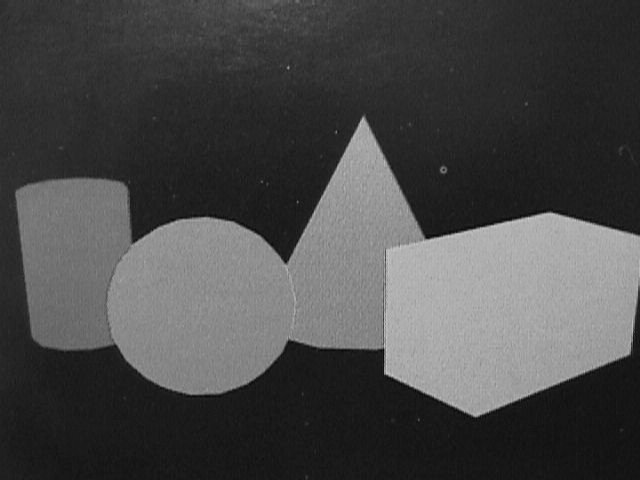
#> input picture figuras.BMP, 640 x 480 px, found by its file name
$ python Operaciones_pixel_local.py
#> lines starting #> are read from the running program, lines starting #| are printed output that depends on the picture; after the words box and inside, x2 and y2 are one past the last pixel; in counts of white or black regions, pixels touching at a corner belong together
# -*- coding: utf-8 -*-
"""
Operaciones a nivel pixel - Versión Local
"""

import cv2
import matplotlib.pyplot as plt
import numpy as np
import os

# ==========================================
# CONFIGURACIÓN DE LA IMAGEN
# ==========================================
# Cambia esto por la ruta de tu imagen o pon la imagen en la misma carpeta que este script
nombre_imagen = r'C:\Fundamentos-de-Procesamiento-Digital-de-Imagenes\figuras.BMP'
# Popi_fachero.jpg
# Verificamos si existe el archivo antes de intentar leerlo
if not os.path.exists(nombre_imagen):
    print(f"ERROR CRÍTICO: No se encuentra el archivo '{nombre_imagen}' en la ruta actual.")
    print(f"Ruta actual de trabajo: {os.getcwd()}")
    exit()

# ==========================================
# 1. LECTURA Y VISUALIZACIÓN INICIAL
# ==========================================

# Leer la imagen (OpenCV lee en BGR)
popi_fachero = cv2.imread(nombre_imagen)
#> popi_fachero is the input picture: shape (480, 640, 3); min 7, max 205, mean 73

if popi_fachero is None:
    print("Error: No se pudo cargar la imagen. El formato podría ser incorrecto.")
    exit()

# Convertir de BGR a RGB para mostrarla correctamente
popi_fachero_rgb = cv2.cvtColor(popi_fachero, cv2.COLOR_BGR2RGB)

# Mostrar la imagen original
plt.figure(figsize=(8, 6))
plt.imshow(popi_fachero_rgb)
plt.title('Imagen Original')
plt.axis('off')
plt.show()

# Convertir a escala de grises
popi_fachero_grises = cv2.cvtColor(popi_fachero_rgb, cv2.COLOR_BGR2GRAY)

plt.figure(figsize=(8, 6))
plt.imshow(popi_fachero_grises, cmap='gray')
plt.title('Imagen en Grises')
plt.axis('off')
plt.show()

# ==========================================
# 2. HISTOGRAMA
# ==========================================

# Definimos la función de histograma artesanal aquí para usarla más adelante
def histo_artesanal(imagen):
    # Aseguramos que sea array de numpy para .max() y .min()

    imagen = np.array(imagen)
    max_val = imagen.max()
#> max_val = 205
    min_val = imagen.min()
#> min_val = 7
    # Creamos arreglo de ceros (usualmente 256 espacios para 0-255)
    histograma = [0] * 256

    for fila in imagen:
        for pixel in fila:
            histograma[pixel] += 1
#> after the loop, histograma = 256 values, max 9941 at index 25, min 0 at index 0, mean 1200
    return np.array(histograma)

# Cálculo del histograma
histograma = histo_artesanal(popi_fachero_grises)

# Cálculo con OpenCV para comparar
hist_cv2 = cv2.calcHist([popi_fachero_grises], [0], None, [256], [0, 256])
#> hist_cv2 has the same summary as histograma in histo_artesanal

plt.figure(figsize=(10, 5))
plt.bar(range(len(histograma)), histograma, color='r', alpha=0.5, label='Manual')
plt.plot(hist_cv2, color='g', label='OpenCV')
plt.title('Comparación de Histogramas')
plt.xlabel('Intensidad')
plt.ylabel('Frecuencia')
plt.legend()
plt.grid(True, linestyle='--', alpha=0.3)
plt.show()
#> figure, not shown here; tallest bar 9941 high, from x = 24.6 to 25.4; curve peaks at x = 25, y = 9941

# ==========================================
# 3. OPERACIONES A NIVEL PÍXEL
# ==========================================

# Función auxiliar para graficar resultados
def grafi_imag(imagen, titulo):
    # Convertimos a numpy array uint8 para que matplotlib no se queje
    img_np = np.array(imagen, dtype=np.uint8)
    plt.figure(figsize=(8, 6))
    plt.imshow(img_np, cmap='gray', vmin=0, vmax=255) # Forzamos escala 0-255
    plt.title(titulo)
    plt.axis('off')
    plt.show()

print("Procesando operaciones a nivel píxel (esto puede tardar unos segundos)...")

# --- Operador Identidad ---
# (Copia exacta)
popi_fachero_identidad = popi_fachero_grises.copy() # Es más rápido usar copy() de numpy
grafi_imag(popi_fachero_identidad, 'Operador Identidad')

# --- Operador Identidad Inverso (Negativo) ---
def opidentidadinverso(p):
    return 255 - p

# Usamos listas por comprensión para mantener la lógica manual del original,
# aunque vectorizado con numpy sería instantáneo: img = 255 - img
popi_fachero_inverso = [[opidentidadinverso(p) for p in fila] for fila in popi_fachero_grises]
#> popi_fachero_inverso = 480 items
grafi_imag(popi_fachero_inverso, 'Identidad Inverso (Negativo)')
#> call 2 of grafi_imag, with titulo = 'Identidad Inverso (Negativo)'
#> in grafi_imag (call 2), `img_np = np.array(imagen, dtype=np.uint8)`:
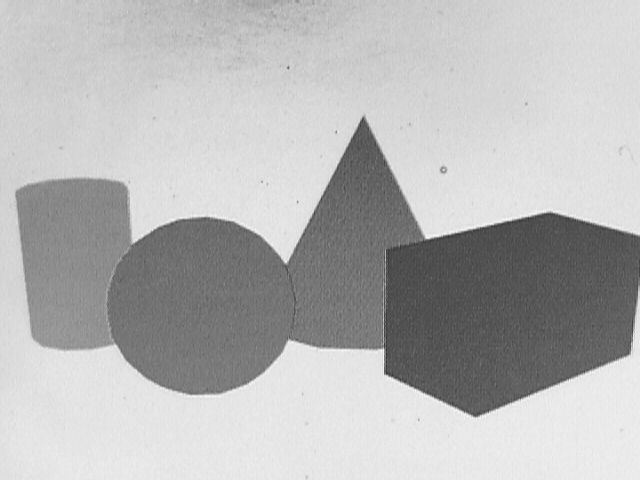
#> img_np: shape (480, 640); min 50, max 248, mean 182

# --- Operador Umbral (Thresholding) ---
def opthresholding(p, p1):
    return 0 if p <= p1 else 255

popi_fachero_umbral = [[opthresholding(p, 100) for p in fila] for fila in popi_fachero_grises]
#> popi_fachero_umbral = 480 items
grafi_imag(popi_fachero_umbral, 'Umbral Binario (p1=100)')
#> call 3 of grafi_imag, with titulo = 'Umbral Binario (p1=100)'
#> in grafi_imag (call 3), `img_np = np.array(imagen, dtype=np.uint8)`:
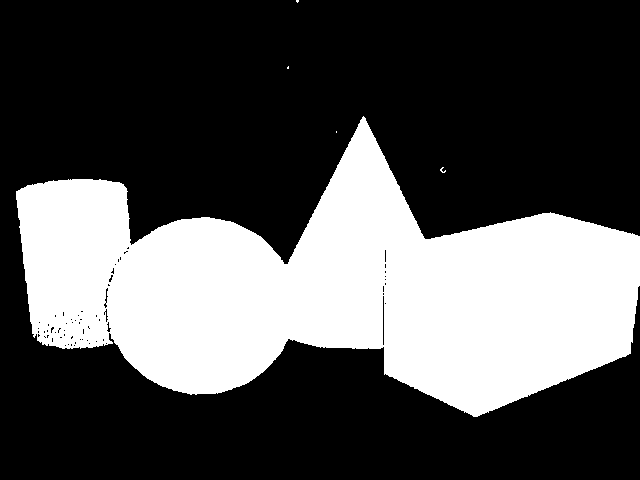
#> img_np: shape (480, 640); 32.5% white; 5 white regions (4 under 20 px), largest, box (x1, y1, x2, y2) and area: (16, 116, 640, 417) 99819

# --- Operador Umbral Escala de Grises ---
# Mantiene grises en rango, el resto a blanco
def opthresholding_escalagrises(p, p1, p2):
    if p1 <= p <= p2:
        return p
    else:
        return 255

popi_fachero_umbral_grises = [[opthresholding_escalagrises(p, 100, 200) for p in fila] for fila in popi_fachero_grises]
#> popi_fachero_umbral_grises = 480 items
grafi_imag(popi_fachero_umbral_grises, 'Umbral Escala de Grises (100-200)')
#> call 4 of grafi_imag, with titulo = 'Umbral Escala de Grises (100-200)'
#> in grafi_imag (call 4), `img_np = np.array(imagen, dtype=np.uint8)`:
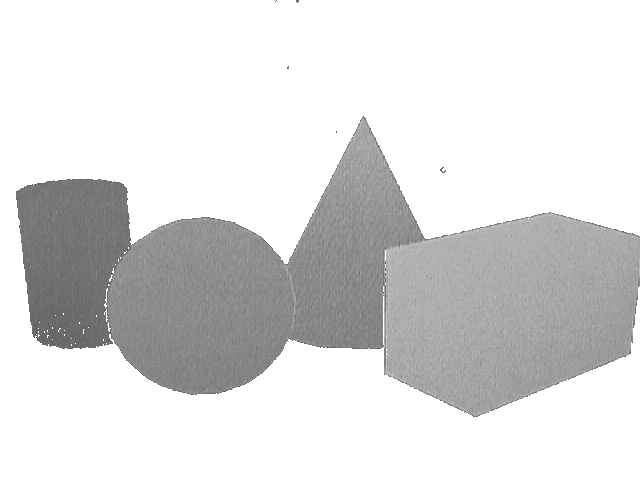
#> img_np: shape (480, 640); min 100, max 255, mean 220

# --- Operador Reducción de Niveles ---
def opthresholding_red_escala_grises(p, p_escalas, q_valores):
    # Nota: Es importante que p_escalas esté ordenado
#> called with p = 49
    for i, escala in enumerate(p_escalas):
        if p <= escala:
            return q_valores[i]
    return q_valores[-1]

p_escalas = [100, 150, 200, 240]
q_valores = [50, 100, 150, 250]
# Ordenamos por seguridad
p_escalas.sort()
q_valores.sort()

popi_fachero_red_grises = [[opthresholding_red_escala_grises(p, p_escalas, q_valores) for p in fila] for fila in popi_fachero_grises]
#> popi_fachero_red_grises = 480 items
grafi_imag(popi_fachero_red_grises, 'Reducción de Niveles de Gris')
#> in grafi_imag (call 5), `img_np = np.array(imagen, dtype=np.uint8)`:
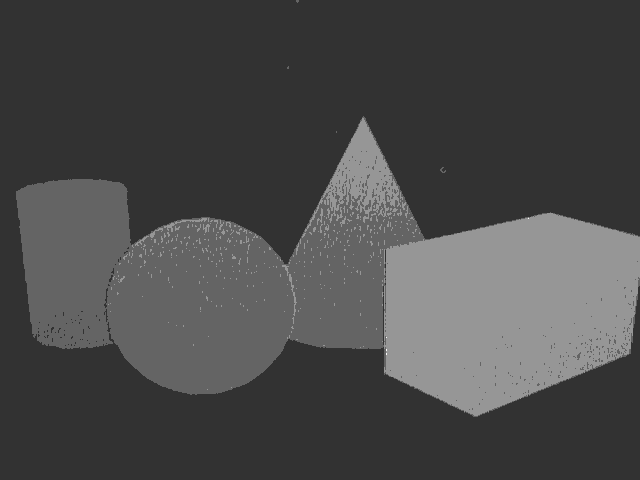
#> img_np: shape (480, 640); min 50, max 250, mean 73.5

# ==========================================
# 4. MÉTODO DE OTSU
# ==========================================

print("Calculando Otsu...")

# Implementación OpenCV
otsu_val_cv2, img_otsu_cv2 = cv2.threshold(popi_fachero_grises, 0, 255, cv2.THRESH_BINARY + cv2.THRESH_OTSU)
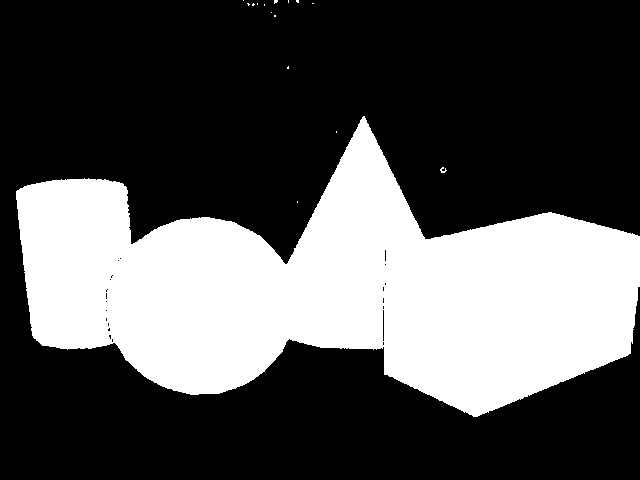
#> img_otsu_cv2: shape (480, 640); 32.7% white; 16 white regions (14 under 20 px), largest, box (x1, y1, x2, y2) and area: (16, 116, 640, 417) 100411, (440, 167, 447, 173) 22
#> otsu_val_cv2 = 92
print(f'Umbral calculado por OpenCV (Otsu): {otsu_val_cv2}')
#| Umbral calculado por OpenCV (Otsu): 92.0

# Implementación Manual
def manual_otsu(image):
    hist = histo_artesanal(image)
#> hist has the same summary as histograma in histo_artesanal
    hist_norm = hist / hist.sum() # Probabilidad de cada nivel
#> hist_norm = 256 values, max 0.0324 at index 25, min 0 at index 0, mean 0.00391

    cum_sum = np.cumsum(hist_norm) # Probabilidad acumulada (omega)
#> cum_sum = 256 values from 0 to 1
    # Media acumulada (mu)
    cum_mean = np.cumsum(hist_norm * np.arange(len(hist)))
#> cum_mean = 256 values from 0 to 72.99

    global_mean = cum_mean[-1] # Media global
#> global_mean = 72.99

    max_variance = 0
    best_threshold = 0

    # Iterar sobre todos los posibles umbrales (0 a 255)
    for t in range(256):
        w0 = cum_sum[t]
        w1 = 1.0 - w0

        if w0 > 0 and w1 > 0:
            mu0 = cum_mean[t] / w0
            mu1 = (global_mean - cum_mean[t]) / w1

            # Varianza entre clases (between-class variance)
            variance = w0 * w1 * ((mu0 - mu1) ** 2)

            if variance > max_variance:
                max_variance = variance
                best_threshold = t
#> this loop made 256 passes
#> (w0, w1, mu0, mu1, variance, max_variance) on passes 8 to 19: (9.77e-06, 1, 7, 72.99, 0.0425, 0.0425), (3.58e-05, 1, 7.73, 72.99, 0.153, 0.153), (4.88e-05, 1, 8.07, 72.99, 0.206, 0.206), (0.000117, 1, 9.19, 72.99, 0.477, 0.477), (0.000215, 1, 10.02, 73, 0.852, 0.852), (0.000345, 1, 10.76, 73.01, 1.34, 1.34), (0.000495, 1, 11.44, 73.02, 1.88, 1.88), (0.00071, 0.999, 12.22, 73.03, 2.62, 2.62), (0.000967, 0.999, 12.96, 73.04, 3.49, 3.49), (0.00132, 0.999, 13.77, 73.06, 4.63, 4.63), (0.00187, 0.998, 14.72, 73.1, 6.36, 6.36), (0.00355, 0.996, 16.27, 73.19, 11.45, 11.45)
#> (w0, w1, mu0, mu1, variance) on passes 94 to 99: (0.673, 0.327, 36.95, 147.2, 2674.7), (0.673, 0.327, 36.96, 147.2, 2674.6), (0.674, 0.326, 36.98, 147.3, 2674.5), (0.674, 0.326, 37, 147.3, 2674.3), (0.674, 0.326, 37.02, 147.3, 2674), (0.674, 0.326, 37.04, 147.4, 2673.7)
#> after the loop, best_threshold = 92; max_variance = 2674.7

    return best_threshold

umbral_manual = manual_otsu(popi_fachero_grises)
#> umbral_manual = 92
print(f'Umbral calculado manualmente: {umbral_manual}')
#| Umbral calculado manualmente: 92

# Aplicar el umbral manual
img_otsu_manual = (popi_fachero_grises > umbral_manual).astype(np.uint8) * 255

# Comparación Visual Otsu
plt.figure(figsize=(12, 5))
plt.subplot(1, 2, 1)
plt.imshow(img_otsu_cv2, cmap='gray')
plt.title(f'Otsu OpenCV ({otsu_val_cv2})')
plt.axis('off')

plt.subplot(1, 2, 2)
plt.imshow(img_otsu_manual, cmap='gray')
plt.title(f'Otsu Manual ({umbral_manual})')
plt.axis('off')
plt.show()

# Graficar umbral sobre histograma
plt.figure(figsize=(8, 4))
plt.bar(range(len(histograma)), histograma, color='gray', alpha=0.7)
plt.axvline(x=umbral_manual, color='r', linestyle='--', linewidth=2, label=f'Umbral Otsu ({umbral_manual})')
plt.title('Histograma y Umbral Otsu')
plt.legend()
plt.show()
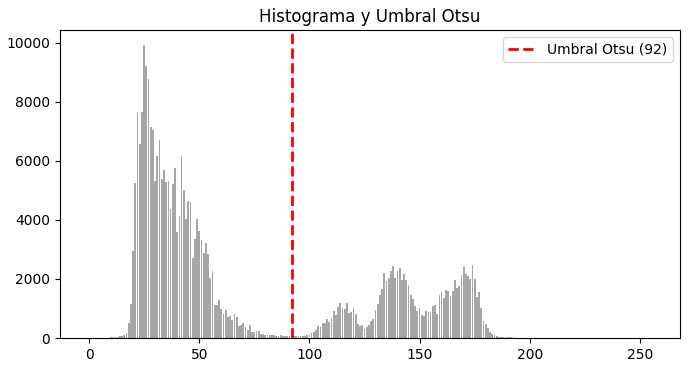
#> figure drawn by matplotlib, 1 panel; tallest bar 9941 high, from x = 24.6 to 25.4

# ==========================================
# 5. RECONOCIMIENTO POR LÓBULOS
# ==========================================
# Basado en la observación del histograma del código original:
# Zonas: (100, 160) y (180, 250)

print("Generando segmentación por lóbulos...")

lobulo1 = [[opthresholding_escalagrises(p, 100, 160) for p in fila] for fila in popi_fachero_grises]
#> lobulo1 = 480 items
lobulo2 = [[opthresholding_escalagrises(p, 180, 250) for p in fila] for fila in popi_fachero_grises]
#> lobulo2 = 480 items

plt.figure(figsize=(12, 5))
plt.subplot(1, 2, 1)
plt.imshow(np.array(lobulo1, dtype=np.uint8), cmap='gray', vmin=0, vmax=255)
plt.title('Primer Lóbulo (100-160)')
plt.axis('off')

plt.subplot(1, 2, 2)
plt.imshow(np.array(lobulo2, dtype=np.uint8), cmap='gray', vmin=0, vmax=255)
plt.title('Segundo Lóbulo (180-250)')
plt.axis('off')
plt.show()
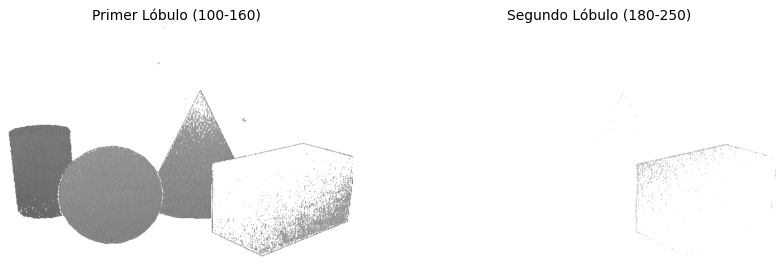
#> figure drawn by matplotlib, 2 panels

print("Ejecución finalizada.")
